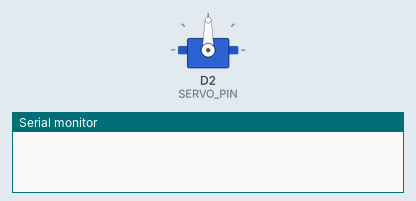
Bench run of a sketch on a simulated ESP8266 (NodeMCU). Parts: servo, the last lines printed to the serial monitor. WiFi joins after 1.5 s; servers stay silent unless stated; uploads are accepted with an empty reply.

Above: at 0.0 s.
At 2.8 s:
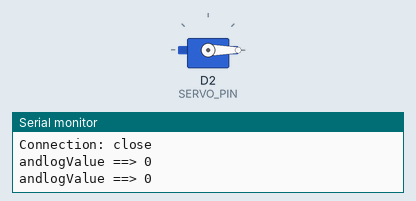
Timing chart, 0 to 4.3 s (numbered marks = the images above):
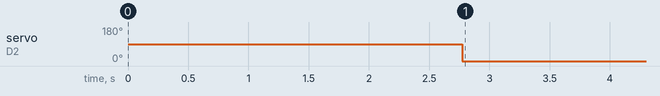

Measured:
- by itself, servo on D2 (SERVO_PIN): 90° → 0° at 2.8 s

The sketch:

KMUTNB_robot_ARM.ino
```cpp
#include <Servo.h>
#include <ESP8266WiFi.h>                // Include main library

#define SERVO_PIN D2  // นี่คือกำหนดขาให้ Servo

const char* ssid     = "shareEWTC";     // Set SSID
const char* password = "12345abcde"; // Set password
const char* host = "dweet.io";          // Set host

Servo myservo;  // ประกาศ object ของการใช้ Servo
int analogValue;

void setup()
{
  myservo.attach(SERVO_PIN);
  Serial.begin(115200);                 // Print setting message
  delay(10);
  Serial.println();
  Serial.println();
  Serial.print("Connecting to ");
  Serial.println(ssid);
  WiFi.begin(ssid, password);
  while (WiFi.status() != WL_CONNECTED)
  {
    delay(500);
    Serial.print(".");                  // Print WiFi status
  }
  Serial.println("");
  Serial.println("WiFi connected");     // Print connect status
  Serial.println("IP address: ");
  Serial.println(WiFi.localIP());       // Print IP address
} // setup

void loop()
{
  // Use WiFiClient class to create TCP connections
  WiFiClient client;
  const int httpPort = 80;              // Set HTTP Port
  if (!client.connect(host, httpPort))  // Test connection
  {
    Serial.println("connection failed");  // Print connection fail messag
    return;
  }
  //https://dweet.io/get/latest/dweet/for/masterUNG
  client.print(String("GET /get/latest/dweet/for/masterUNG HTTP/1.1\r\n") +
               "Host: " + host + "\r\n" +
               "Connection: keep-alive\r\n" +
               "Cache-Control: max-age=0\r\n\r\n");
  delay(1000);
  while (client.available())
  {
    String line = client.readStringUntil('\r');
    Serial.println(line);

    String test = line.substring(137, 140);
    Serial.println(test);

    analogValue = test.toInt(); // Change String to int
    //analogValue = map(analogValue, 0, 1023, 0, 140);

    Serial.println();
    Serial.println();
    Serial.print("andlogValue ==> ");
    Serial.println(analogValue);

    myservo.write(analogValue);


  } // while
} // loop
```
